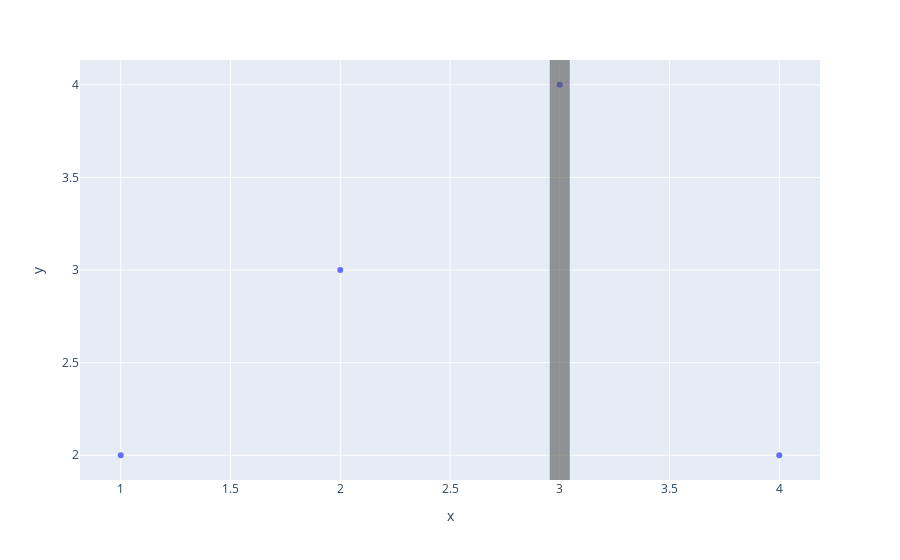

The notebook cell saved with this chart:
### Markdown cell above
# Vlines

### Code cell
import plotly.express as px
fig = px.scatter(x=[1,2,3,4], y=[2,3,4,2])
fig.add_vline(
    x=3, 
    line_color='#555555', 
    opacity=.6,
    line_width=20
)

### Figure 1 — Plotly figure (JSON) as saved in the notebook; plotly's stock layout.template omitted (floating-point values rounded to 4 significant figures)
{"data": [{"hovertemplate": "x=%{x}<br>y=%{y}<extra></extra>", "legendgroup": "", "marker": {"color": "#636efa", "symbol": "circle"}, "mode": "markers", "name": "", "orientation": "v", "showlegend": false, "type": "scatter", "x": [1, 2, 3, 4], "xaxis": "x", "y": [2, 3, 4, 2], "yaxis": "y"}], "layout": {"legend": {"tracegroupgap": 0}, "margin": {"t": 60}, "shapes": [{"line": {"color": "#555555", "width": 20}, "opacity": 0.6, "type": "line", "x0": 3, "x1": 3, "xref": "x", "y0": 0, "y1": 1, "yref": "y domain"}], "xaxis": {"anchor": "y", "domain": [0, 1], "title": {"text": "x"}}, "yaxis": {"anchor": "x", "domain": [0, 1], "title": {"text": "y"}}}}
